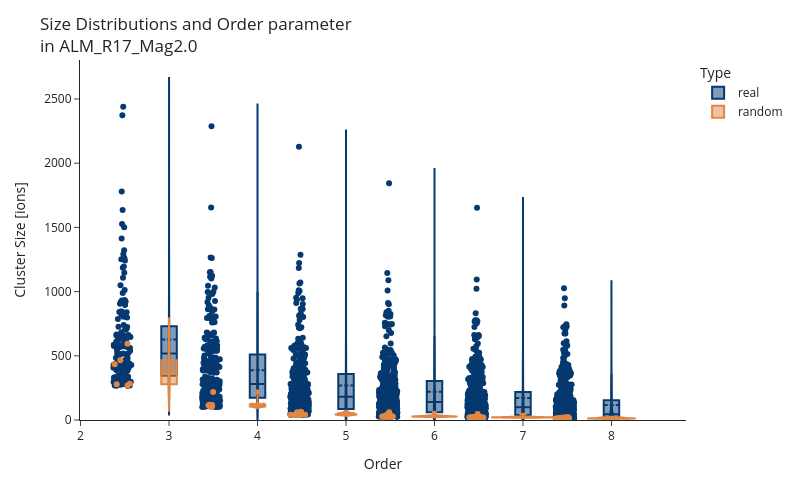

Write notebook code for a chart like this one.
### Code cell
# plot distributions of cluster sizes
fig = px.violin(df, y="Cluster Size", x="Order", color="Type", box=False, points="all",
          hover_data=cols_to_plot, color_discrete_map={'real':'#063970', 'random':'#e28743'})

fig.update_layout(
    title_text=f"Size Distributions and Order parameter<br>in {sample_name}",
    xaxis_title='Order',
    yaxis_title="Cluster Size [ions]",
    violingap=0, 
    violinmode='overlay', 
    template='simple_white',
    height=500, 
    width=800
    )

fig.update_yaxes(
    rangemode='nonnegative',
)
fig.update_traces(box_visible=True, meanline_visible=True)
fig.show()

### Figure 1 — Plotly figure (JSON) as saved in the notebook; plotly's stock layout.template omitted (floating-point values rounded to 4 significant figures; data arrays with more than 128 entries replaced by an {"elided": "..."} marker saying what was removed)
{"data": [{"alignmentgroup": "True", "box": {"visible": true}, "customdata": {"elided": "1962x10 mixed values"}, "hovertemplate": "Type=%{customdata[7]}<br>Order=%{x}<br>Cluster Size=%{y}<br>X=%{customdata[0]}<br>Y=%{customdata[1]}<br>Z=%{customdata[2]}<br>Unranged=%{customdata[3]}<br>r_gyration=%{customdata[4]}<br>Cluster Size without Fe=%{customdata[5]}<br>Cluster ID=%{customdata[6]}<br>Closest Cluster Distance=%{customdata[8]}<br>Closest Cluster ID=%{customdata[9]}<extra></extra>", "legendgroup": "real", "marker": {"color": "#063970"}, "meanline": {"visible": true}, "name": "real", "offsetgroup": "real", "orientation": "v", "points": "all", "scalegroup": "True", "showlegend": true, "type": "violin", "x": {"elided": "1962 int values"}, "x0": " ", "xaxis": "x", "y": {"elided": "1962 int values"}, "y0": " ", "yaxis": "y"}, {"alignmentgroup": "True", "box": {"visible": true}, "customdata": {"elided": "105x10 mixed values"}, "hovertemplate": "Type=%{customdata[7]}<br>Order=%{x}<br>Cluster Size=%{y}<br>X=%{customdata[0]}<br>Y=%{customdata[1]}<br>Z=%{customdata[2]}<br>Unranged=%{customdata[3]}<br>r_gyration=%{customdata[4]}<br>Cluster Size without Fe=%{customdata[5]}<br>Cluster ID=%{customdata[6]}<br>Closest Cluster Distance=%{customdata[8]}<br>Closest Cluster ID=%{customdata[9]}<extra></extra>", "legendgroup": "random", "marker": {"color": "#e28743"}, "meanline": {"visible": true}, "name": "random", "offsetgroup": "random", "orientation": "v", "points": "all", "scalegroup": "True", "showlegend": true, "type": "violin", "x": [3, 3, 3, 3, 3, 3, 4, 4, 4, 4, 4, 4, 4, 5, 5, 5, 5, 5, 5, 5, 5, 5, 5, 5, 5, 5, 5, 5, 5, 5, 5, 5, 5, 6, 6, 6, 6, 6, 6, 6, 6, 6, 6, 6, 6, 6, 6, 6, 6, 6, 6, 6, 6, 6, 7, 7, 7, 7, 7, 7, 7, 7, 7, 7, 7, 7, 7, 7, 7, 7, 7, 7, 7, 7, 7, 7, 7, 8, 8, 8, 8, 8, 8, 8, 8, 8, 8, 8, 8, 8, 8, 8, 8, 8, 8, 8, 8, 8, 8, 8, 8, 8, 8, 8, 8], "x0": " ", "xaxis": "x", "y": [594, 283, 435, 269, 466, 278, 218, 108, 114, 105, 105, 117, 119, 53, 40, 46, 45, 61, 64, 40, 41, 51, 44, 54, 40, 47, 41, 58, 41, 43, 48, 42, 50, 33, 33, 27, 27, 26, 60, 32, 27, 28, 26, 27, 26, 30, 40, 26, 28, 27, 28, 27, 34, 30, 19, 46, 22, 23, 20, 21, 21, 26, 25, 23, 19, 21, 22, 19, 23, 21, 20, 26, 25, 20, 20, 19, 19, 14, 17, 19, 11, 12, 13, 18, 19, 18, 12, 12, 14, 21, 12, 11, 16, 17, 11, 22, 17, 17, 11, 12, 12, 11, 12, 12, 13], "y0": " ", "yaxis": "y"}], "layout": {"height": 500, "legend": {"title": {"text": "Type"}, "tracegroupgap": 0}, "margin": {"t": 60}, "title": {"text": "Size Distributions and Order parameter<br>in ALM_R17_Mag2.0"}, "violingap": 0, "violinmode": "overlay", "width": 800, "xaxis": {"anchor": "y", "domain": [0, 1], "title": {"text": "Order"}}, "yaxis": {"anchor": "x", "domain": [0, 1], "rangemode": "nonnegative", "title": {"text": "Cluster Size [ions]"}}}}
